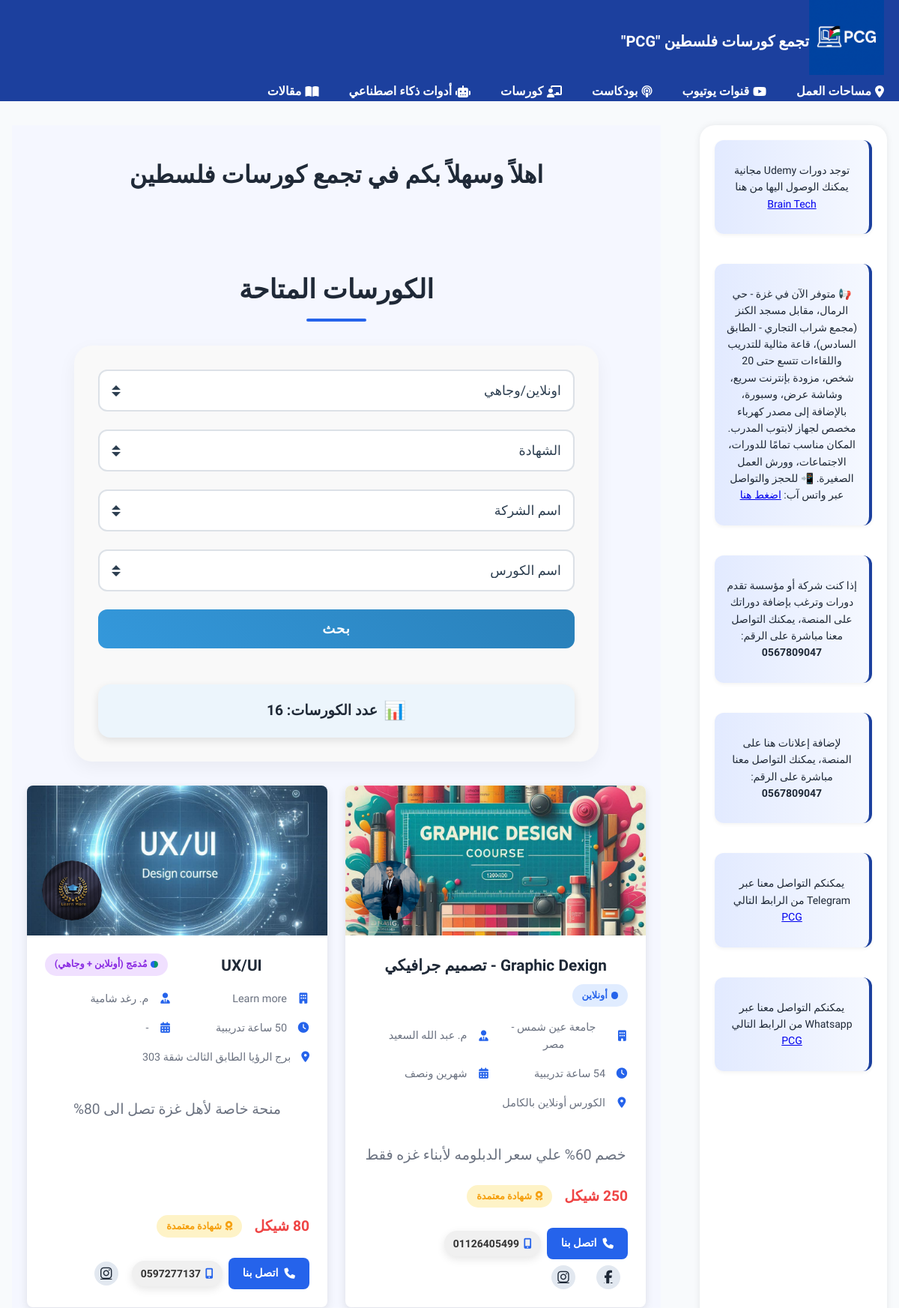
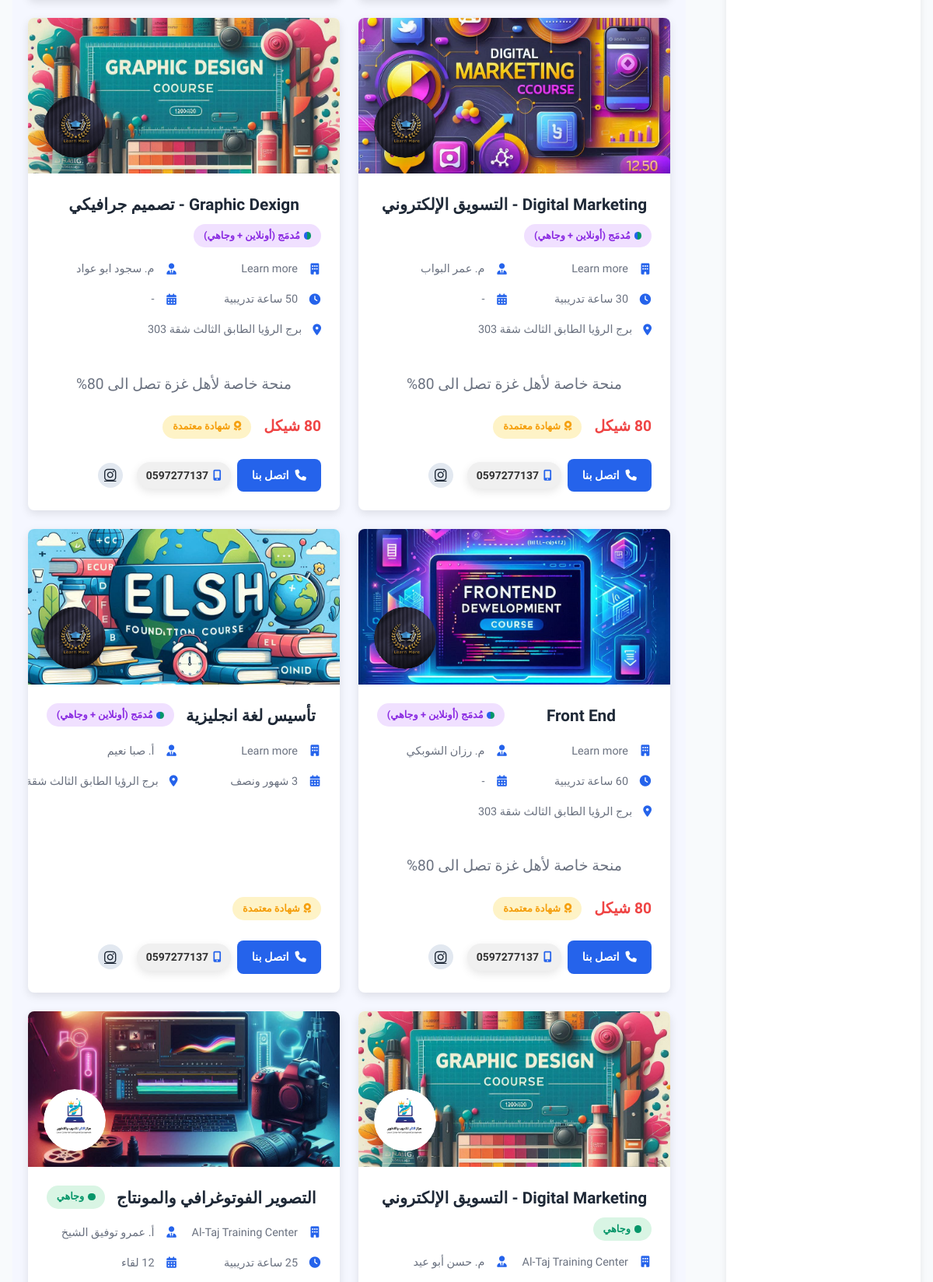
Screenshot of /courses (upper part) with the database file from the repository (2 pictures, top to bottom).
### tables this page shows
CREATE TABLE "courses" (
	"course_id"	INTEGER,
	"arabic_name_course"	TEXT,
	"english_name_course"	TEXT,
	"arabic_name_company"	TEXT,
	"english_name_company"	TEXT,
	"course_hour"	INTEGER,
	"price"	INTEGER,
	"course_duration"	TEXT,
	"trainer_name"	TEXT,
	"phone_number"	INTEGER,
	"online/in-person"	TEXT,
	"company_address"	TEXT,
	"more_course_details"	TEXT,
	"Certificate"	TEXT,
	"course_image"	TEXT,
	"company_logo"	TEXT,
	"social_media_website1"	TEXT,
	"social_media_website2"	TEXT,
	"social_media_website3"	TEXT,
	"social_media_website4"	TEXT,
	PRIMARY KEY("course_id")
);

### app.py (the view)
@app.route("/courses", methods=["GET"])
def courses():
    db = get_db()
    mode = request.args.get("mode")
    certificate = request.args.get("certificate")
    company = request.args.get("company")
    course = request.args.get("course")
    query = "SELECT * FROM courses WHERE 1=1"
    params = []
    if mode:
        query += " AND `online/in-person` = ?"
        params.append(mode)
    if certificate:
        query += " AND `certificate` = ?"
        params.append(certificate)
    if company:
        query += " AND english_name_company = ?"
        params.append(company)
    if course:
        query += " AND english_name_course = ?"
        params.append(course)
    cursor = db.execute(query, params)
    courses = cursor.fetchall()
    companies = db.execute("SELECT DISTINCT english_name_company FROM courses").fetchall()
    courses_name = db.execute("SELECT DISTINCT english_name_course FROM courses").fetchall()
    certificate = db.execute("SELECT DISTINCT certificate FROM courses").fetchall()
    onlineOrInperson = db.execute("SELECT DISTINCT `online/in-person` FROM courses").fetchall()
    result_count = len(courses)
    return render_template(
        "courses.html",
        custom_css="courses",
        courses=courses,
        companies=companies,
        courses_name=courses_name,
        certificate=certificate,
        result_count=result_count,
        onlineOrInperson=onlineOrInperson
    )

### app.py (called while the page is built)
def get_db():
    if 'db' not in g:
        g.db = sqlite3.connect("pcg.db")
        g.db.row_factory = sqlite3.Row
    return g.db

### templates/courses.html (shortened to what this page needs)
{% extends "layout.html" %}
{% block body %}
<section class="courses-section" dir="rtl">
    <div class="header-container">
        <h1 class="section-title" data-aos="fade-up" data-aos-delay="300">الكورسات المتاحة</h1>
        <div class="filter-container">
            <form method="GET" action="/courses" class="filter-form">
                <div class="filter-group-horizontal">
                    <select name="mode" class="filter-select">
                        <option disabled selected>اونلاين/وجاهي</option>
                    </select>
                </div>
                <div class="filter-group-horizontal">
                    <select name="certificate" class="filter-select">
                        <option disabled selected>الشهادة</option>
                    </select>
                </div>
                <div class="filter-group-horizontal">
                    <select name="company" class="filter-select">
                        <option disabled selected>اسم الشركة</option>
                    </select>
                </div>
                <div class="filter-group-horizontal">
                    <select name="course" class="filter-select">
                        <option disabled selected>اسم الكورس</option>
                    </select>
                </div>
                <button type="submit" class="filter-button">بحث</button>
                <div class="results-count-box">
                    {% if result_count > 0 %}
                        <span class="results-icon">📊</span>
                        <span class="results-text">عدد الكورسات: {{ result_count }}</span>
                    {% else %}
                        <span class="results-text no-results">لا توجد كورسات مطابقة لخيارات البحث الحالية.</span>
                    {% endif %}
                </div>
            </form>
        </div>
        <div class="row">
            {% for course in courses %}
            <div class="col-md-4 mb-4">
                <div class="course-card" data-aos="fade-up">
                    <div class="course-media">
                        <img src="{{ url_for('static', filename='/courses/' + course['course_image']) }}" class="course-image" alt="{{ course['english_name_course'] }}">
                        <div class="company-logo-container">
                            <img src="{{ url_for('static', filename='/company/' + course['company_logo']) }}" class="company-logo" alt="{{ course['english_name_company'] }}">
                        </div>
                    </div>
                    <div class="course-details">
                        <div class="course-header">
                            <h2 class="course-title">{{ course['english_name_course'] }}</h2>
                            {% if course['online/in-person'] == 'أونلاين' %}
                            <span class="course-type" data-type="online">أونلاين</span>
                            {% elif course['online/in-person'] == 'وجاهي' %}
                                <span class="course-type" data-type="inperson">وجاهي</span>
                            {% elif course['online/in-person'] == 'مُدمَج (أونلاين + وجاهي)' %}
                                <span class="course-type" data-type="mixed">مُدمَج (أونلاين + وجاهي)</span>
                            {% endif %}
                        </div>
                        <div class="course-meta">
                            <div class="meta-item">
                                <i class="fas fa-building"></i>
                                <span class="course-document">{{ course['english_name_company'] }}</span>
                            </div>
                            {% if course['trainer_name'] %}
                            <div class="meta-item">
                                <i class="fas fa-user-tie"></i>
                                <span class="course-document">{{ course['trainer_name'] }}</span>
                            </div>
                            {% endif %}
                            {% if course['course_hour'] %}
                            <div class="meta-item">
                                <i class="fas fa-clock"></i>
                                <span class="course-document">{{ course['course_hour'] }} ساعة تدريبية</span>
                            </div>
                            {% endif %}
                            <div class="meta-item">
                                <i class="fas fa-calendar-alt"></i>
                                <span>{{ course['course_duration'] }}</span>
                            </div>
                            <div class="meta-item">
                                <i class="fas fa-map-marker-alt"></i>
                                <span class="company_address">{{ course['company_address'] }}</span>
                            </div>
                        </div>
                        {% if course['more_course_details'] %}
                        <p class="course-description">{{ course['more_course_details'] }}</p>
                        {% endif %}
                        <div class="course-footer">
                            <div class="price-certificate">
                                {% if course['price'] %}
                                    <span class="course-price">{{ course['price'] }} شيكل</span>
                                {% endif %}
                                {% if course['certificate'] == 'مع شهادة'%}
                                    <span class="certificate-badge">
                                        <i class="fas fa-award"></i> شهادة معتمدة
                                    </span>
                                {% endif %}
                            </div>
                            <div class="course-actions">
                                <div class="contact-wrapper">
                                    <a href="tel:0{{ course['phone_number'] }}" class="contact-btn">
                                        <i class="fas fa-phone"></i> اتصل بنا
                                    </a>
                                    <div class="phone-bubble">
                                        <i class="fas fa-mobile-alt"></i> 0{{ course['phone_number'] }}
                                    </div>
                                    <div class="social-links">
                                        {% if course['social_media_website1'] %}
                                            <a href="{{ course['social_media_website1'] }}" target="_blank"><i class="fab fa-facebook-f"></i></a>
                                        {% endif %}
                                        {% if course['social_media_website3'] %}
                                            <a href="{{ course['social_media_website3'] }}" target="_blank"><i class="fab fa-instagram"></i></a>
                                        {% endif %}
                                    </div>
                                </div>
                            </div>
                        </div>
                    </div>
                </div>
            </div>
            {% endfor %}
        </div>
    </div>
</section>
{% endblock %}

### templates/layout.html (shortened to what this page needs)
<!DOCTYPE html>
<html lang="ar" dir="rtl">
<head>
    <link rel="stylesheet" href="{{ url_for('static', filename='css/style.css') }}" />
    <link rel="stylesheet" href="{{ url_for('static', filename= 'css/' + custom_css + '.css') }}" />
    <link
        rel="stylesheet"
        href="https://cdnjs.cloudflare.com/ajax/libs/font-awesome/6.5.0/css/all.min.css"
    />
    <link href="https://unpkg.com/aos@2.3.4/dist/aos.css" rel="stylesheet" />
</head>
<body>
<header>
    <nav>
        <div class="logo">
            <a href="/">
                <img src="{{ url_for('static', filename='images/logo.png') }}" alt="PCG Logo" style="height: 100px;" />
            </a>
            <a href="/" class="logo-text">تجمع كورسات فلسطين "PCG"</a>
        </div>
        <div class="nav-links" id="navLinks">
            <a href="/spaces"><i class="fas fa-location-dot"></i>مساحات العمل</a>
            <a href="/youtube_channels"><i class="fa-brands fa-youtube"></i>قنوات يوتيوب</a>
            <a href="/podcast"><i class="fas fa-podcast"></i>بودكاست</a>
            <a href="/courses"><i class="fas fa-chalkboard-teacher"></i>كورسات</a>
            <a href="/ai_tools"><i class="fas fa-robot"></i>أدوات ذكاء اصطناعي</a>
            <a href="/articles"><i class="fas fa-book-open"></i>مقالات</a>
        </div>
    </nav>
    <div class="container">
        <div class="main-content">
            <h1 class="fade-in">اهلاً وسهلاً بكم في تجمع كورسات فلسطين</h1>
            {% block body %}{% endblock %}
        </div>
        <div class="right-sidebar">
            <div class="ads" data-aos="zoom-in">
                <p>توجد دورات Udemy مجانية يمكنك الوصول اليها من هنا
                    <a href="https://linktr.ee/brain_tech_1542024" target="_blank">Brain Tech</a>
                </p>
            </div>
            <div class="ads" data-aos="fade-up" dir="rtl">
                <p>
                    📢 متوفر الآن في غزة - حي الرمال، مقابل مسجد الكنز (مجمع شراب التجاري - الطابق السادس)، قاعة مثالية للتدريب واللقاءات تتسع حتى 20 شخص، مزودة بإنترنت سريع، وشاشة عرض، وسبورة، بالإضافة إلى مصدر كهرباء مخصص لجهاز لابتوب المدرب. المكان مناسب تمامًا للدورات، الاجتماعات، وورش العمل الصغيرة. 📲 للحجز والتواصل عبر واتس آب:
                    <a href="https://wa.me/970598809049" target="_blank">اضغط هنا</a>
                </p>
            </div>
            <div class="ads" data-aos="zoom-in">
                <p>إذا كنت شركة أو مؤسسة تقدم دورات وترغب بإضافة دوراتك على المنصة، يمكنك التواصل معنا مباشرة على الرقم: <b>0567809047</b></p>
            </div>
            <div class="ads" data-aos="zoom-in">
                <p>لإضافة إعلانات هنا على المنصة، يمكنك التواصل معنا مباشرة على الرقم: <b>0567809047</b></p>
            </div>
            <div class="ads" data-aos="zoom-in">
                <p>يمكنكم التواصل معنا عبر Telegram من الرابط التالي
                    <a href="https://t.me/pcg752025" target="_blank">PCG</a>
                </p>
            </div>
            <div class="ads" data-aos="zoom-in">
                <p>يمكنكم التواصل معنا عبر Whatsapp من الرابط التالي
                    <a href="https://wa.me/qr/HFPA6WK4ANDLP1" target="_blank">PCG</a>
                </p>
            </div>
        </div>
    </div>
</header>
</body>
</html>

### static/css/style.css (style rules this page uses)
body { direction: rtl; text-align: right; font-family: 'Tajawal', 'Cairo', sans-serif; }
nav { background-color: #1C409E; color: white; display: flex; align-items: center; justify-content: space-between; padding: 0 20px; flex-wrap: wrap; }
.logo { display: flex; align-items: center; color: white; font-size: 20px; font-weight: bold; }
.logo .logo-text { text-decoration: none; color: white; }
.logo img { transition: transform 0.3s ease; }
.nav-links { display: flex; gap: 20px; }
.nav-links a { color: white; text-decoration: none; font-weight: bold; display: flex; align-items: center; margin-left: 20px; position: relative; transition: background-color 0.3s, transform 0.3s; }
.nav-links a i { margin-left: 5px; }
.nav-links a::after { position: absolute; bottom: -25px; left: 50%; transform: translateX(-50%); background-color: #fff; color: #333; padding: 4px 8px; border-radius: 5px; font-size: 12px; white-space: nowrap; opacity: 0; pointer-events: none; box-shadow: 0 0 5px rgba(0, 0, 0, 0.1); transition: opacity 0.2s; }
.container { display: flex; flex-direction: row-reverse; gap: 30px; padding: 20px; text-align: center; }
.main-content { flex: 3; padding: 20px; background-color: #f5f7ff; }
.right-sidebar { width: 250px; min-width: 250px; background-color: #fff; padding: 20px; margin-left: 20px; box-shadow: 0 0 10px rgba(0, 0, 0, 0.08); border-radius: 20px; display: flex; flex-direction: column; gap: 20px; min-height: 300px; }
.ads { background: linear-gradient(to right, #e2eaff, #f5f8ff); padding: 15px; margin-bottom: 20px; font-size: 14px; border-right: 4px solid #1C409E; border-radius: 12px; box-shadow: 0 2px 5px rgba(0, 0, 0, 0.05); transition: transform 0.2s ease, box-shadow 0.2s ease; }
.social-links a { margin: 0 10px; font-size: 24px; color: #555; }
.fade-in { opacity: 0; animation: fadeIn ease-in 1s forwards; }

### rows the page displays
courses: course_image (picture), company_logo (picture), english_name_course "Graphic Dexign - تصميم جرافيكي", online/in-person "أونلاين", english_name_company "جامعة عين شمس - مصر", trainer_name "م. عبد الله السعيد", course_duration "شهرين ونصف", company_address "الكورس أونلاين بالكامل", more_course_details "خصم 60% علي سعر الدبلومه لأبناء غزه فقط", Certificate "مع شهادة" (drawn), phone_number "1126405499"
courses: course_image+english_name_course (picture), company_logo (picture), english_name_course "UX/UI", shows "مُدمَج (أونلاين + وجاهي)", english_name_company "Learn more", trainer_name "م. رغد شامية", course_duration "-", company_address "برج الرؤيا الطابق الثالث شقة 303", more_course_details "منحة خاصة لأهل غزة تصل الى 80%", Certificate "مع شهادة" (drawn), phone_number "597277137"
courses: course_image (picture), company_logo (picture), english_name_course "Digital Marketing - التسويق الإلكتروني", shows "مُدمَج (أونلاين + وجاهي)", english_name_company "Learn more", trainer_name "م. عمر البواب", course_duration "-", company_address "برج الرؤيا الطابق الثالث شقة 303", more_course_details "منحة خاصة لأهل غزة تصل الى 80%", Certificate "مع شهادة" (drawn), phone_number "597277137"
courses: course_image (picture), company_logo (picture), english_name_course "Graphic Dexign - تصميم جرافيكي", shows "مُدمَج (أونلاين + وجاهي)", english_name_company "Learn more", trainer_name "م. سجود ابو عواد", course_duration "-", company_address "برج الرؤيا الطابق الثالث شقة 303", more_course_details "منحة خاصة لأهل غزة تصل الى 80%", Certificate "مع شهادة" (drawn), phone_number "597277137"
courses: course_image (picture), company_logo (picture), english_name_course "Front End", shows "مُدمَج (أونلاين + وجاهي)", english_name_company "Learn more", trainer_name "م. رزان الشوبكي", course_duration "-", company_address "برج الرؤيا الطابق الثالث شقة 303", more_course_details "منحة خاصة لأهل غزة تصل الى 80%", Certificate "مع شهادة" (drawn), phone_number "597277137"
courses: course_image (picture), company_logo (picture), english_name_course "تأسيس لغة انجليزية", shows "مُدمَج (أونلاين + وجاهي)", english_name_company "Learn more", trainer_name "أ. صبا نعيم", course_duration "3 شهور ونصف", company_address "برج الرؤيا الطابق الثالث…", Certificate "مع شهادة" (drawn), phone_number "597277137"
courses: course_image (picture), company_logo (picture), english_name_course "Digital Marketing - التسويق الإلكتروني", online/in-person "وجاهي", english_name_company "Al-Taj Training Center", trainer_name "م. حسن أبو عيد"
courses: course_image (picture), company_logo (picture), english_name_course "التصوير الفوتوغرافي والمونتاج", online/in-person "وجاهي", english_name_company "Al-Taj Training Center", trainer_name "أ. عمرو توفيق الشيخ", course_duration "12 لقاء"

### other values shown
{{ result_count }} "16"
